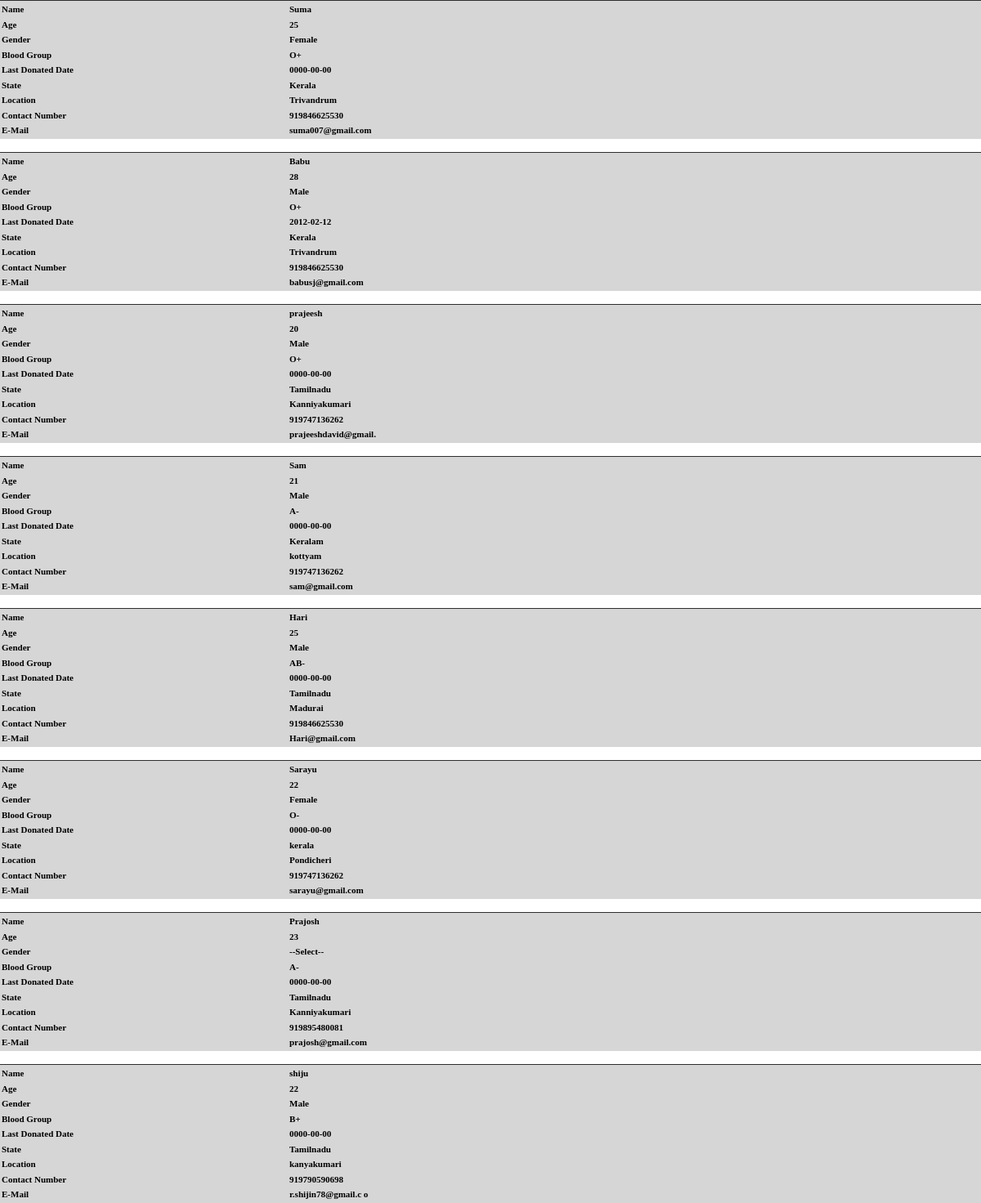
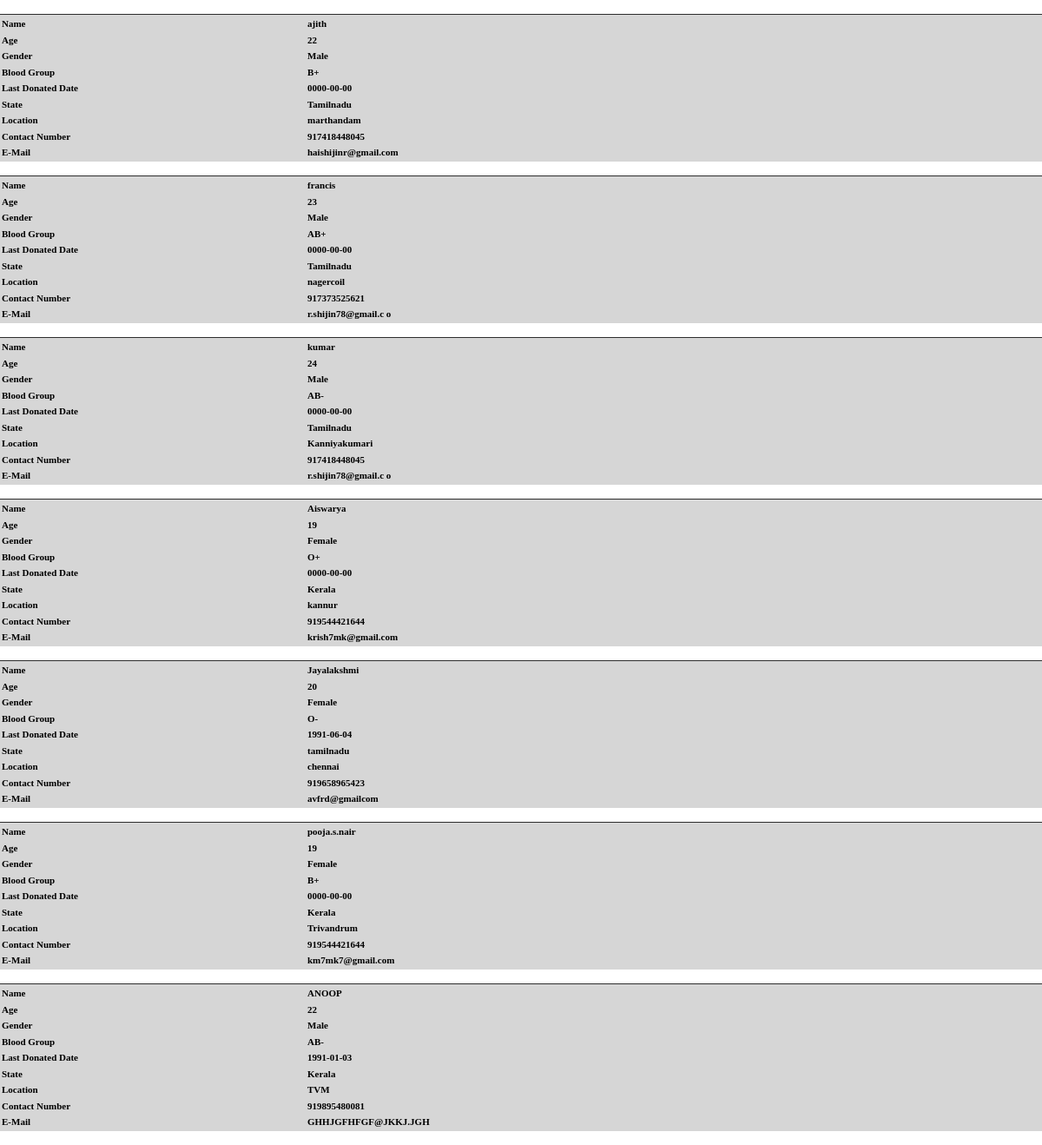
/Admin_srch_donor.php, run on the app's committed database (2 pictures, top to bottom).
### tables this page shows
CREATE TABLE IF NOT EXISTS `donor_reg` (
  `uname` varchar(15) NOT NULL,
  `pass` varchar(10) NOT NULL,
  `name` varchar(20) NOT NULL,
  `age` int(3) NOT NULL,
  `gender` varchar(10) NOT NULL,
  `dob` date NOT NULL,
  `weight` int(4) NOT NULL,
  `b_gp` varchar(5) NOT NULL,
  `ldd` date NOT NULL,
  `state` varchar(20) NOT NULL,
  `city` varchar(20) NOT NULL,
  `pin_code` int(10) NOT NULL,
  `mob_num` varchar(12) NOT NULL,
  `e_mail` varchar(40) NOT NULL,
  `msg` varchar(50) NOT NULL,
  PRIMARY KEY (`uname`)
);

### Admin_srch_donor.php (the view, shortened to what this page needs)
<!DOCTYPE html>
<html lang="en">
<head>
<link href="Style.css" rel="stylesheet" type="text/css" />
</head>
<?php
$sql="SELECT * FROM donor_reg   ";
 $result=mysql_query($sql);
?>
	<?php
	  while($row=mysql_fetch_array($result))
	  {
  echo '<div class="nw">';
	echo '<table><tr ><td width="350"> Name</td>';
	  echo '<td> '.$row['name'].'</td>' ;
	echo '</tr>';
	echo '<tr><td>Age</td>';
	  echo '  <td>'.$row['age'].'</td>' ;
	  echo '</tr>';
	  echo '<tr><td>Gender</td>';
	   echo ' <td> '.$row['gender'] .'</td>';
	  echo '</tr><tr><td>Blood Group</td>';
	  echo ' <td> '.$row['b_gp'].'</td>' ;
	  echo '</tr><tr><td>Last Donated Date</td>';
	  echo '  <td>'.$row['ldd'].'</td>' ;
	 echo '</tr><tr><td>State</td>';
	  echo ' <td> '.$row['state'].'</td>' ;
	  echo '</tr><tr><td>Location</td>';
	  echo ' <td> '.$row['city'] .'</td>';
	  echo '</tr>';
	  echo '<tr><td>Contact Number</td>';
	  echo '  <td>'.$row['mob_num'].'</td>' ;
	  echo '</tr><tr><td>E-Mail</td>';
	  echo '  <td>'.$row['e_mail'].'</td>' ;
	  echo '</tr>';
	  echo '</table>';
    echo '</div>';
	}
	  ?>

### Style.css (style rules this page uses)
* { margin:0px; padding:0px; }
.nw { background-color: #D6D6D6; border-top-width: 1px; border-top-style: inset; border-top-color: #818181; }

### data on the page
donor_reg: name "Suma", age "25", gender "Female", b_gp "O+", ldd "0000-00-00", state "Kerala", city "Trivandrum", mob_num "919846625530", e_mail "suma007@gmail.com"
donor_reg: name "Babu", age "28", gender "Male", b_gp "O+", ldd "2012-02-12", state "Kerala", city "Trivandrum", mob_num "919846625530", e_mail "babusj@gmail.com"
donor_reg: name "prajeesh", age "20", gender "Male", b_gp "O+", ldd "0000-00-00", state "Tamilnadu", city "Kanniyakumari", mob_num "919747136262", e_mail "prajeeshdavid@gmail."
donor_reg: name "Sam", age "21", gender "Male", b_gp "A-", ldd "0000-00-00", state "Keralam", city "kottyam", mob_num "919747136262", e_mail "sam@gmail.com"
donor_reg: name "Hari", age "25", gender "Male", b_gp "AB-", ldd "0000-00-00", state "Tamilnadu", city "Madurai", mob_num "919846625530", e_mail "Hari@gmail.com"
donor_reg: name "Sarayu", age "22", gender "Female", b_gp "O-", ldd "0000-00-00", state "kerala", city "Pondicheri", mob_num "919747136262", e_mail "sarayu@gmail.com"
donor_reg: name "Prajosh", age "23", gender "--Select--", b_gp "A-", ldd "0000-00-00", state "Tamilnadu", city "Kanniyakumari", mob_num "919895480081", e_mail "prajosh@gmail.com"
donor_reg: name "shiju", age "22", gender "Male", b_gp "B+", ldd "0000-00-00", state "Tamilnadu", city "kanyakumari", mob_num "919790590698", e_mail "r.shijin78@gmail.c o"
donor_reg: name "ajith", age "22", gender "Male", b_gp "B+", ldd "0000-00-00", state "Tamilnadu", city "marthandam", mob_num "917418448045", e_mail "haishijinr@gmail.com"
donor_reg: name "francis", age "23", gender "Male", b_gp "AB+", ldd "0000-00-00", state "Tamilnadu", city "nagercoil", mob_num "917373525621", e_mail "r.shijin78@gmail.c o"
donor_reg: name "kumar", age "24", gender "Male", b_gp "AB-", ldd "0000-00-00", state "Tamilnadu", city "Kanniyakumari", mob_num "917418448045", e_mail "r.shijin78@gmail.c o"
donor_reg: name "Aiswarya", age "19", gender "Female", b_gp "O+", ldd "0000-00-00", state "Kerala", city "kannur", mob_num "919544421644", e_mail "krish7mk@gmail.com"
donor_reg: name "Jayalakshmi", age "20", gender "Female", b_gp "O-", ldd "1991-06-04", state "tamilnadu", city "chennai", mob_num "919658965423", e_mail "avfrd@gmailcom"
donor_reg: name "pooja.s.nair", age "19", gender "Female", b_gp "B+", ldd "0000-00-00", state "Kerala", city "Trivandrum", mob_num "919544421644", e_mail "km7mk7@gmail.com"
donor_reg: name "ANOOP", age "22", gender "Male", b_gp "AB-", ldd "1991-01-03", state "Kerala", city "TVM", mob_num "919895480081", e_mail "GHHJGFHFGF@JKKJ.JGH"
